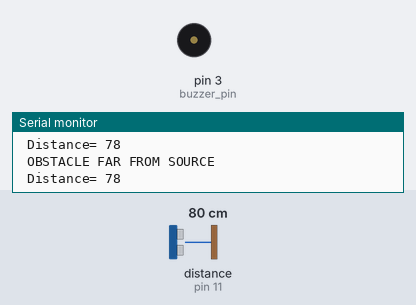
Recording of a sketch running on a simulated Arduino Uno, built with avr-gcc and run on an emulated ATmega328P. Shown: buzzer (waves = sounding, pin HIGH), the last lines printed to the serial monitor. Wiring (inferred from the names in the program): ultrasonic range finder: trigger pin 10; echo pin 11. The test bench sets the inputs (shaded band); at power-on: distance to the obstacle (sensor on pin 11) 80 cm. The echo pulse lasts 58.3 µs per cm; pins used as bus, display or sensor lines are not drawn.

Above: at 1.3 s.
1.4 s: distance to the obstacle (sensor on pin 11) set to 23 cm
2.9 s: distance to the obstacle (sensor on pin 11) set to 20 cm
At 3.3 s:
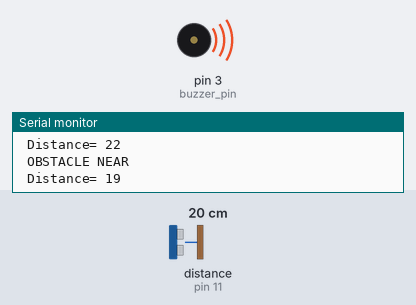
4.5 s: distance to the obstacle (sensor on pin 11) set to 60 cm
At 4.8 s:
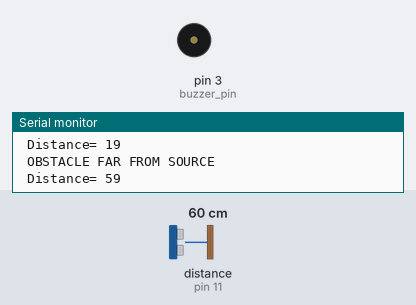
6.0 s: distance to the obstacle (sensor on pin 11) set to 2 cm
At 6.3 s:
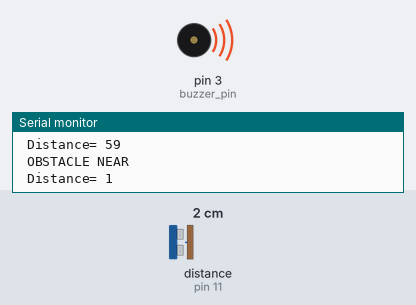
Timing chart, 0 to 8.5 s (numbered marks = the images above; inputs shaded):
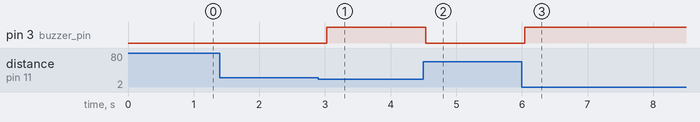

The sketch:

ULTRASONIC_DISTANCE_SENSOR.ino
```cpp
int trigger_pin = 10;
int echo_pin = 11;
int buzzer_pin = 3;
int time;
int distance;
void setup() {
  Serial.begin(9600);
  pinMode(trigger_pin, OUTPUT);
  pinMode(echo_pin, INPUT);
  pinMode(buzzer_pin, OUTPUT);
}
void loop() {
  digitalWrite(trigger_pin, HIGH);
  delayMicroseconds(10);
  digitalWrite(trigger_pin, LOW);
  time = pulseIn(echo_pin, HIGH);
  distance = (time * 0.034) / 2;

  if (distance <= 20) {
    Serial.println(" OBSTACLE NEAR ");
    Serial.print(" Distance= ");
    Serial.println(distance);
    digitalWrite(buzzer_pin, HIGH);
    delay(500);
  } else {
    Serial.println(" OBSTACLE FAR FROM SOURCE ");
    Serial.print(" Distance= ");
    Serial.println(distance);
    digitalWrite(buzzer_pin, LOW);
    delay(500);
  }
}
```

Measured:
- the behaviour switches between 22 and 21 cm on distance to the obstacle (sensor on pin 11) (found by bisection; images 0 and 1)
- after the input at 2.9 s, pin 3 (buzzer_pin): LOW → HIGH after 0.13 s
- after the input at 4.5 s, pin 3 (buzzer_pin): HIGH → LOW at once
- after the input at 6.0 s, pin 3 (buzzer_pin): LOW → HIGH at once
